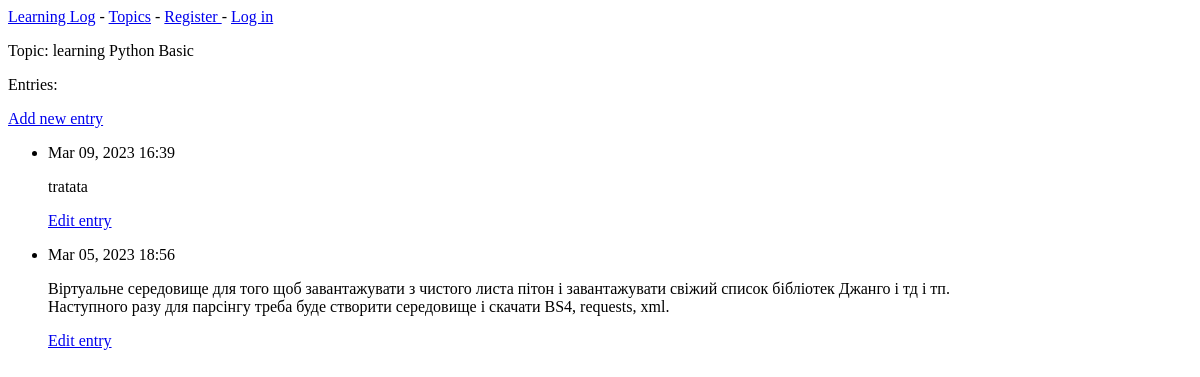
Before: /topics/3/ with the older database file.
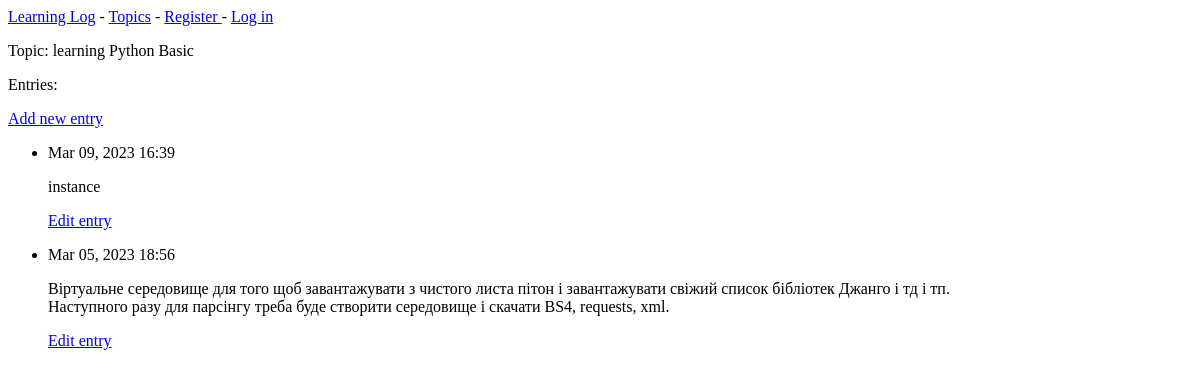
After: the same page with the newer database file.
### learning_logs/models.py (models this page shows, shortened)
class Entry (models.Model):
    topic = models.ForeignKey(Topic, on_delete=models.CASCADE)
    text = models.TextField()
    date_added = models.DateTimeField(auto_now_add=True)
    class Meta:
        verbose_name_plural = 'entries'

### learning_logs/views.py (the view)
# urls.py: path('topics/<int:topic_id>/', views.topic, name='topic'),
def topic(request, topic_id):
    topic = Topic.objects.get(id=topic_id)
    entries = topic.entry_set.order_by('-date_added')
    context = {'topic': topic, 'entries': entries}
    return render(request, 'learning_logs/topic.html', context)

### learning_logs/models.py (called while the page is built)
    def __str__(self):
        return self.text

### learning_logs/templates/learning_logs/topic.html
{% extends "learning_logs/base.html" %}
{% block content %}
<p>Topic: {{ topic }}</p>
<p>Entries:</p>
<p>
  <a href="{% url 'learning_logs:new_entry' topic.id %}">Add new entry</a>
</p>
<ul>
  {% for entry in entries %}
    <li>
      <p>{{ entry.date_added|date:'M d, Y H:i' }}</p>
      <p>{{ entry.text|linebreaks }}</p>
      <p>
        <a href="{% url 'learning_logs:edit_entry' entry.id %}">Edit entry</a>
      </p>
    </li>
  {% empty %}
    <li>There are no entries for this topic yet.</li>
  {% endfor %}
</ul>
{% endblock content %}

Changed rows visible on the page:
changed Entry: text "tratata" → "instance"
